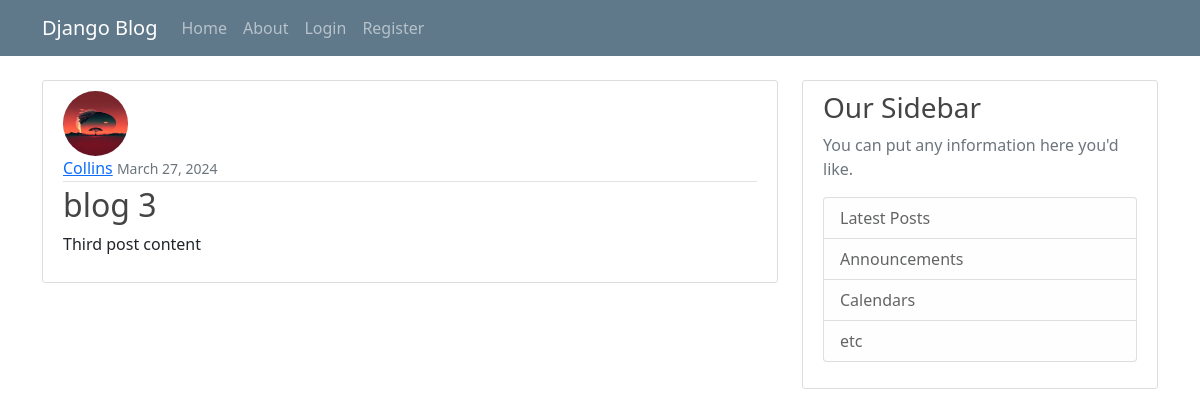
The app's page /post/3, older data.
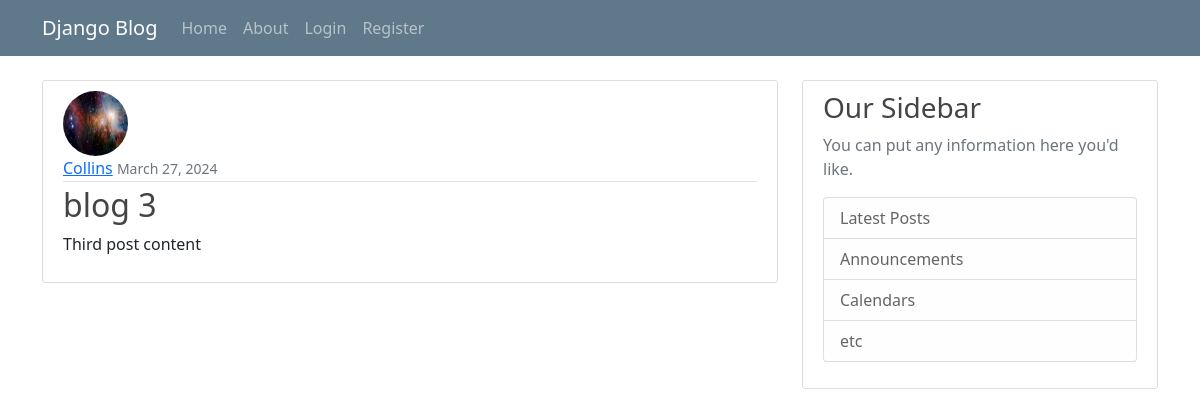
The same page, newer data.
### blog/models.py (models this page shows, shortened)
class Post(models.Model):
    title = models.CharField(max_length=100)
    content = models.TextField()
    date_posted = models.DateTimeField(default=timezone.now)
    author = models.ForeignKey(User, on_delete=models.CASCADE)

### users/models.py (models this page shows, shortened)
class Profile(models.Model):
    user = models.OneToOneField(User, on_delete=models.CASCADE)
    image = models.ImageField(default='default.jpg', upload_to='profile_pics')

### blog/views.py (the view)
# urls.py: path('post/<str:pk>', PostDetailView.as_view(), name="post-detail"),
class PostDetailView(DetailView):
    model = Post

### blog/Templates/blog/post_detail.html (shortened to what this page needs)
{% extends "blog/base.html" %}
{% block content %}
  <article class="media content-section">
    <img class="rounded-circle article-img" src="{{ object.author.profile.image.url}}" alt="">
    <div class="media-body">
      <div class="article-metadata">
        <a class="mr-2" href="#">{{ object.author }}</a>
          <small class="text-muted">{{ object.date_posted|date:"F d, Y" }}</small>
      </div>
      <h2 class="article-title">{{ object.title }}</h2>
      <p class="article-content">{{ object.content }}</p>
    </div>
  </article>
{% endblock content %}

Row changes from the older to the newer data that the page shows:
changed through a linked row, Post "blog 3": author.profile.image: picture added in place of a placeholder
